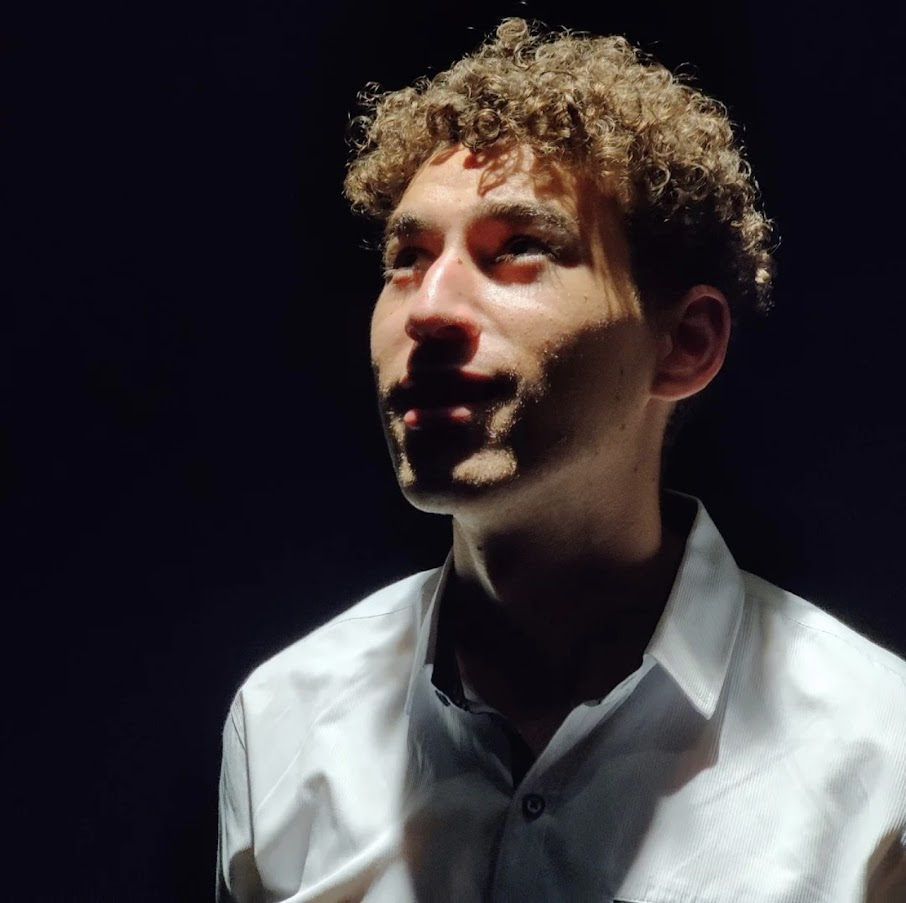
#> input picture Certify Video/picture.jpg, 906 x 903 px
$ jupyter execute --allow-errors 'Embed Video Code.ipynb'
#> lines starting #> are read from the running program, lines starting #| are printed output that depends on the picture
#> further down, img is the input picture: shape (903, 906, 3); mean B, G, R 56.6, 52.9, 57.9
## The version below works, but it keeps it in greyscale and modifies the image quite a bit

[cell 1]
import cv2
import numpy as np
import base64

def embed_base64_string(img, base64_string):
    # Convert the Base64 string to binary
    binary_string = base64.b64decode(base64_string)
    binary_array = np.frombuffer(binary_string, dtype=np.uint8)

    # Pad the binary data to match the length of the image
    num_pixels = img.shape[0] * img.shape[1]
#> num_pixels = 818118
    num_bits = len(binary_array) * 8
    if num_bits > num_pixels:
        raise ValueError("Message too long to embed in image")
    num_zeros = num_pixels - num_bits
#> num_zeros = 818022
    padded_data = np.pad(binary_array, (0, num_zeros), mode='constant')

    # Perform domain transform on the image
    #img_dct = cv2.dct(img.astype(np.float32))
    #print(img_dct)

    img_gray = cv2.cvtColor(img, cv2.COLOR_BGR2GRAY)
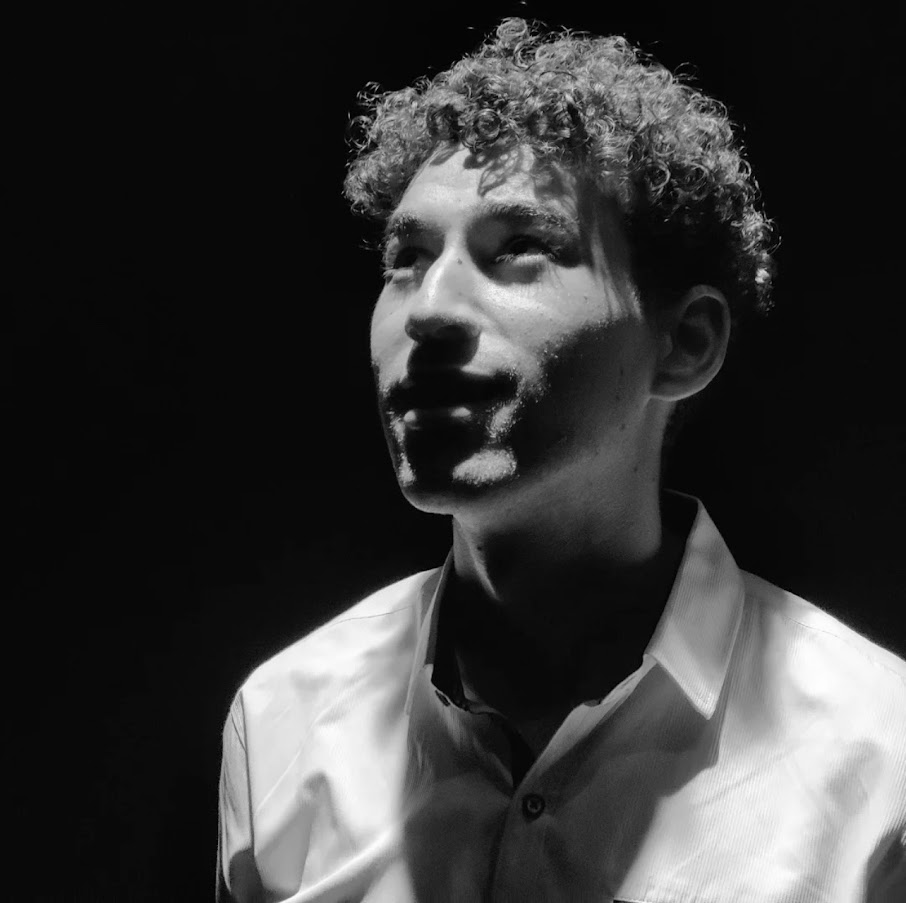
#> img_gray: shape (903, 906); min 0, max 254, mean 54.8
    img_float = np.float32(img_gray) / 255.0
    img_dct = cv2.dct(img_float)
    img_dct_flat = img_dct.flatten()

    # Embed the data into the DCT coefficients
    img_dct_embed = img_dct_flat.copy()
    for i in range(len(padded_data)):
        if padded_data[i]:
            img_dct_embed[i] = img_dct_flat[i] + 1
        else:
            img_dct_embed[i] = img_dct_flat[i] - 1

    # Reshape the DCT coefficients and perform inverse DCT
    img_dct_embed_reshape = np.reshape(img_dct_embed, img_dct.shape)
    img_idct = cv2.idct(img_dct_embed_reshape)

    # Convert the image back to BGR format and return
    img_embed = np.uint8(img_idct * 255.0)
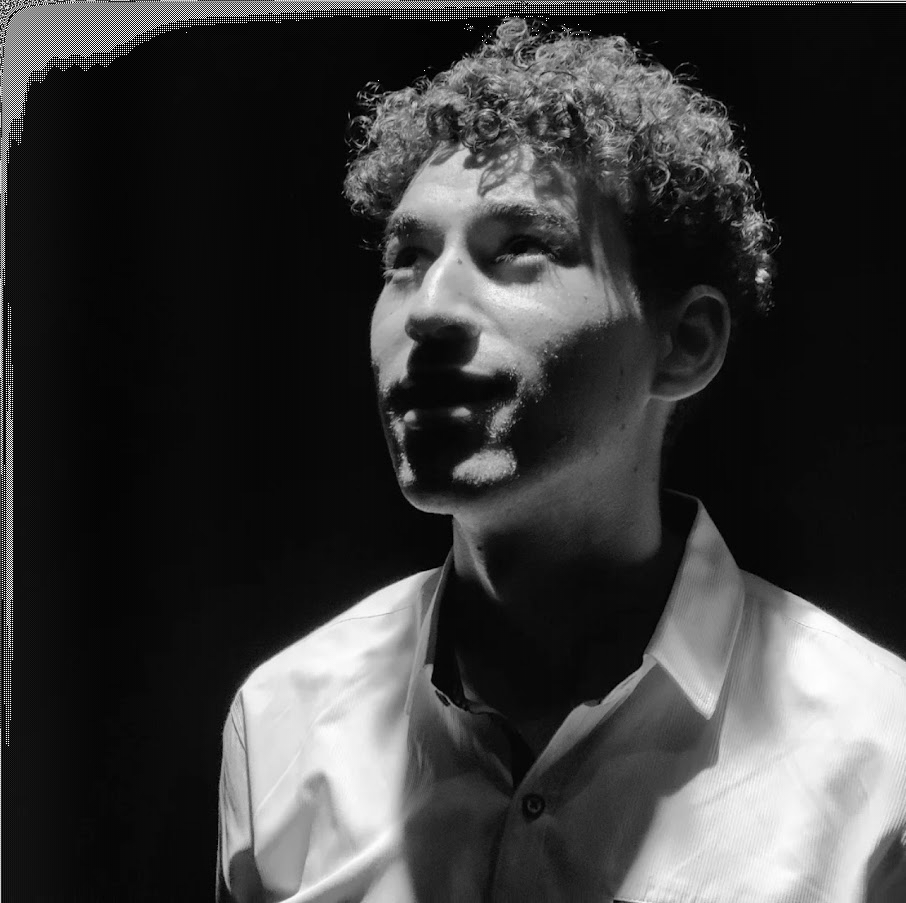
#> img_embed: shape (903, 906); min 0, max 255, mean 58.5
    #result = cv2.cvtColor(img_embed, cv2.COLOR_GRAY2BGR)
    return img_embed

# Example usage:
# Load the input image
img = cv2.imread("picture.jpg")

# Define the Base64 string to be embedded
data_string = 'Hello World!'
base64_string = base64.b64encode(data_string.encode())

# Embed the string in the image
result = embed_base64_string(img, base64_string)

# Save the output image
cv2.imwrite("output_image.jpg", result)
#> Out = True

## Everything below still doesn't work

[cell 2]
import hashlib

def hash_video(filename):
    # Initialize the SHA-256 hash object
    hash_obj = hashlib.sha256()

    # Read the contents of the file in chunks
    with open(filename, 'rb') as f:
        while True:
            chunk = f.read(4096)  # Read 4 KB at a time
            if not chunk:
                break
            hash_obj.update(chunk)

    # Get the hexadecimal digest of the hash
    hash_value = hash_obj.hexdigest()

    return hash_value

#> (the rest of this cell did not finish here and is left out)

[cell 3]
def recover_base64_string(img):
    # Perform domain transform on the image
    img_gray = cv2.cvtColor(img, cv2.COLOR_BGR2GRAY)
    img_float = np.float32(img_gray) / 255.0
    img_dct = cv2.dct(img_float)
    img_dct_flat = img_dct.flatten()

    # Recover the data from the DCT coefficients
    recovered_data = []
    for i in range(len(img_dct_flat)):
        if img_dct_flat[i] % 2 == 0:
            recovered_data.append(0)
        else:
            recovered_data.append(1)
#> after the loop, recovered_data = 818118 items

    # Convert the recovered data to binary and then to a Base64 string
    recovered_binary = np.packbits(recovered_data)
    recovered_string = base64.b64encode(recovered_binary).decode('utf-8')

    return recovered_string

img = cv2.imread("output_image.jpg")
recover_base64_string(img)

[cell 4]
import cv2
import numpy as np
import base64

# [52 lines left out: function embed_message_in_video, not called in this run]

[cell 5]
img1 = cv2.imread("picture.jpg")
img_gray = cv2.cvtColor(img1, cv2.COLOR_BGR2GRAY)
img_float = np.float32(img_gray) / 255.0
img_dct = cv2.dct(img_float)
cv2.imwrite("dct.jpg", img_dct)
#> Out = True

[cell 6]
img_gray.shape
#> Out = (903, 906)

[cell 7]
img_dct.shape
#> Out = (903, 906)
